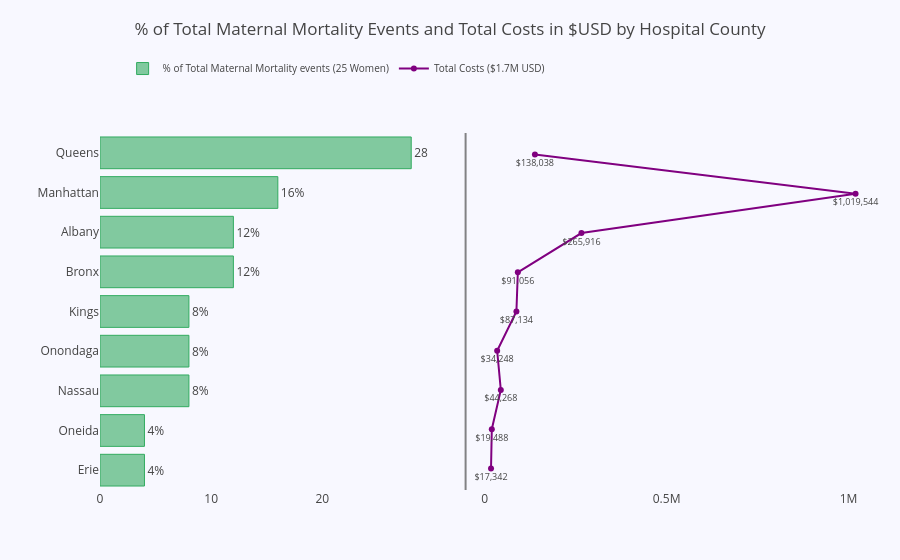

The code cell stored with this chart in its notebook:
### Code cell
trace0 = go.Bar(
    x=mm_pct,
    y=hospital_counties,
    text=mm_pct,
    textposition= 'outside',
    hoverinfo='x+name',
    hoverlabel=dict(namelength=100),
    marker=dict(
        color='rgba(50, 171, 96, 0.6)',
        line=dict(
            color='rgba(50, 171, 96, 1.0)',
            width=1),
    ),
    orientation='h',
    name='% of Total Maternal Mortality events (25 Women)',
)
trace1 = go.Scatter(
    x=tc,
    y=hospital_counties2,
    text=tc,
     textposition= 'bottom center',
    textfont=dict(size=9),
    hoverinfo='y+name+text',
    hoverlabel=dict(namelength=100),
    mode='lines+markers+text',
    line=dict(
        color='rgb(128, 0, 128)'),
    name='Total Costs ($1.7M USD)',
)
layout = dict(
    title='% of Total Maternal Mortality Events and Total Costs in $USD by Hospital County',
    hovermode='closest',
    yaxis=dict(
        zeroline=False,
        showgrid=False,
        showline=False,
         showticklabels=True,
        domain=[0, 0.85],
    ),
    yaxis2=dict(
        zeroline=False,
        showgrid=False,
         showline=True,
        showticklabels=False,
        linecolor='rgba(102, 102, 102, 0.8)',
        linewidth=2,
        domain=[0, 0.85],
    ),
    xaxis=dict(
        zeroline=False,
        showline=False,
        showticklabels=True,
        showgrid=False,
        domain=[0, 0.42],
    ),
    xaxis2=dict(
        zeroline=False,
        showline=False,
        showticklabels=True,
        showgrid=False,
        domain=[0.47, 1],
        side='bottom',
        dtick=500000,
    ),
    legend=dict(
        x=0.029,
        y=1.038,
        orientation="h",
        font=dict(
            size=10,
        ),
    ),
    margin=dict(
        l=100,
        r=20,
        t=70,
        b=70,
    ),
    paper_bgcolor='rgb(248, 248, 255)',
    plot_bgcolor='rgb(248, 248, 255)',
)

# Creating two subplots
fig = tools.make_subplots(rows=1, cols=2, specs=[[{}, {}]], shared_xaxes=False,
                          shared_yaxes=False, vertical_spacing=0.001)

fig.append_trace(trace0, 1, 1)
fig.append_trace(trace1, 1, 2)

fig['layout'].update(layout)
iplot(fig, filename='Servicing County')

### Figure 1 — Plotly figure (JSON) as saved in the notebook; plotly's stock layout.template omitted (floating-point values rounded to 4 significant figures)
{"data": [{"hoverinfo": "x+name", "hoverlabel": {"namelength": 100}, "marker": {"color": "rgba(50, 171, 96, 0.6)", "line": {"color": "rgba(50, 171, 96, 1.0)", "width": 1}}, "name": "% of Total Maternal Mortality events (25 Women)", "orientation": "h", "text": ["4%", "4%", "8%", "8%", "8%", "12%", "12%", "16%", "28%"], "textposition": "outside", "type": "bar", "uid": "d8984c1f-cfc5-42ae-9ecc-e3406b97bb28", "x": ["4%", "4%", "8%", "8%", "8%", "12%", "12%", "16%", "28%"], "xaxis": "x", "y": ["Erie", "Oneida", "Nassau", "Onondaga", "Kings", "Bronx", "Albany", "Manhattan", "Queens"], "yaxis": "y"}, {"hoverinfo": "y+name+text", "hoverlabel": {"namelength": 100}, "line": {"color": "rgb(128, 0, 128)"}, "mode": "lines+markers+text", "name": "Total Costs ($1.7M USD)", "text": ["$17,342", "$19,488", "$44,268", "$34,248", "$87,134", "$91,056", "$265,916", "$1,019,544", "$138,038"], "textfont": {"size": 9}, "textposition": "bottom center", "type": "scatter", "uid": "d58bf515-b161-4ae3-be06-8ace258c1e5f", "x": ["$17,342", "$19,488", "$44,268", "$34,248", "$87,134", "$91,056", "$265,916", "$1,019,544", "$138,038"], "xaxis": "x2", "y": ["Erie", "Oneida", "Nassau", "Onondaga", "Kings", "Bronx", "Albany", "Manhattan", "Queens"], "yaxis": "y2"}], "layout": {"hovermode": "closest", "legend": {"font": {"size": 10}, "orientation": "h", "x": 0.029, "y": 1.038}, "margin": {"b": 70, "l": 100, "r": 20, "t": 70}, "paper_bgcolor": "rgb(248, 248, 255)", "plot_bgcolor": "rgb(248, 248, 255)", "title": "% of Total Maternal Mortality Events and Total Costs in $USD by Hospital County", "xaxis": {"anchor": "y", "domain": [0, 0.42], "showgrid": false, "showline": false, "showticklabels": true, "zeroline": false}, "xaxis2": {"anchor": "y2", "domain": [0.47, 1], "dtick": 500000, "showgrid": false, "showline": false, "showticklabels": true, "side": "bottom", "zeroline": false}, "yaxis": {"anchor": "x", "domain": [0, 0.85], "showgrid": false, "showline": false, "showticklabels": true, "zeroline": false}, "yaxis2": {"anchor": "x2", "domain": [0, 0.85], "linecolor": "rgba(102, 102, 102, 0.8)", "linewidth": 2, "showgrid": false, "showline": true, "showticklabels": false, "zeroline": false}}}
